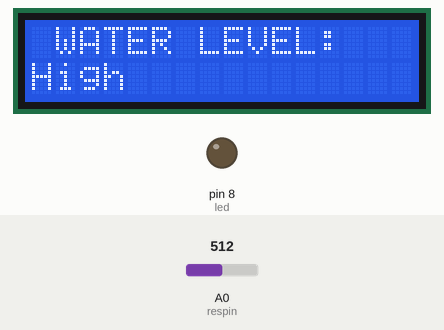
This sketch was run on a simulated Arduino Uno, built with avr-gcc and run on an emulated ATmega328P. Parts: 16×2 character LCD, output pins drawn as LEDs (lit = HIGH). The test bench sets the inputs (shaded band); at power-on: A0 (respin) = 512. What the sketch prints to the serial monitor is not drawn.

Above: at 1.2 s.
1.3 s: A0 (respin) set to 413
4.3 s: A0 (respin) set to 385
At 4.8 s:
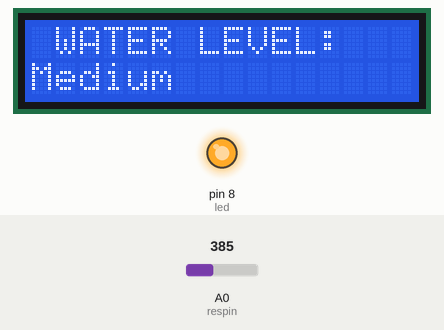
5.8 s: A0 (respin) set to 366
7.3 s: A0 (respin) set to 336
At 7.8 s:
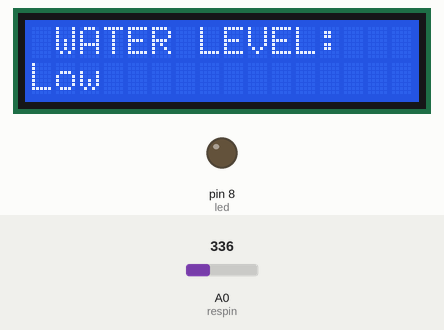
8.8 s: A0 (respin) set to 106
11.8 s: A0 (respin) set to 93
At 12.3 s:
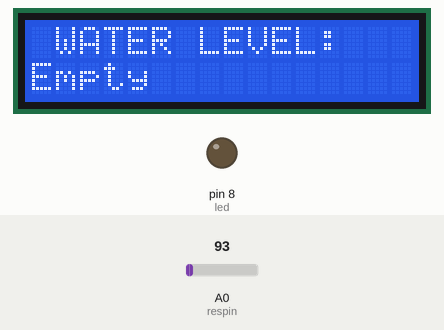
Timing chart, 0 to 14.3 s (numbered marks = the images above; inputs shaded):
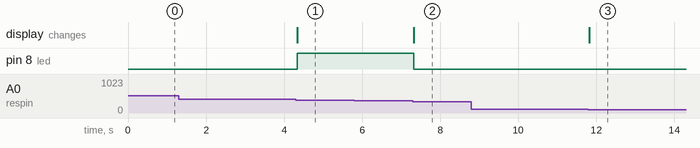

The sketch:

water_level_sensor_lcd.ino
```cpp
#include <LiquidCrystal_I2C.h>
#include <Wire.h>
LiquidCrystal_I2C lcd(0x27,16,2);
#define led 8


int resval = 0;
int respin = A0;

void setup() {
  // put your setup code here, to run once:
  Serial.begin(9600);
  lcd.clear();
  lcd.init();
  lcd.backlight();
  lcd.setCursor(1,0);
  lcd.print("WATER LEVEL: ");
  pinMode(led, OUTPUT);
}

void loop() {
  // put your main code here, to run repeatedly:
  lcd.setCursor(0,1);

  resval = analogRead(respin);

  if (resval <= 100){
    Serial.println("Water Level: Empty");
    lcd.print("Empty             ");
    digitalWrite(led, LOW);
  }
  else if (resval > 100 && resval <= 350){
    Serial.println("Water Level: Low");
    lcd.print("Low             ");
    digitalWrite(led, LOW);
  }
  else if (resval > 350 && resval <= 400){
    Serial.println("Water Level: Medium");
    lcd.print("Medium             ");
    digitalWrite(led, HIGH);
  }
  else if (resval > 400){
    Serial.println("Water Level: High");
    lcd.print("High             ");
    digitalWrite(led, LOW);
  }
}
```

Measured:
- the behaviour switches between 401 and 400 on A0 (respin) (found by bisection; images 0 and 1)
- the behaviour switches between 351 and 350 on A0 (respin) (found by bisection; images 1 and 2)
- the behaviour switches between 101 and 100 on A0 (respin) (found by bisection; images 2 and 3)
- after the input at 1.3 s, every drawn part: stays the same
- after the input at 4.3 s, pin 8 (led): LOW → HIGH at once; the display: changes at once (image 1)
- after the input at 5.8 s, every drawn part: stays the same
- after the input at 7.3 s, pin 8 (led): HIGH → LOW at once; the display: changes at once (image 2)
- after the input at 8.8 s, every drawn part: stays the same
- after the input at 11.8 s, the display: changes at once (image 3)
